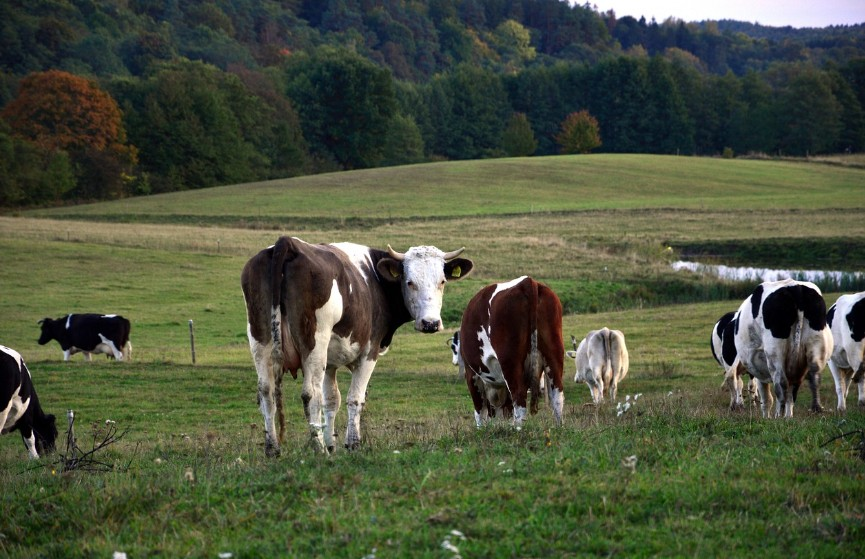
#> input picture Recursos/Prueba1.jpg, 865 x 559 px, found by its file name
$ python Compresion_imagen.py
#> lines starting #> are read from the running program, lines starting #| are printed output that depends on the picture
import numpy as np
import cv2
from PIL import Image

def calcular_coeficientes_dct(N, M):
    """Calcula coeficientes α y β para DCT-2D"""
    beta = np.zeros(M)
    beta[0] = np.sqrt(1.0 / M)
    for l in range(1, M):
        beta[l] = np.sqrt(2.0 / M)

    alfa = np.zeros(N)
    alfa[0] = np.sqrt(1.0 / N)
    for k in range(1, N):
        alfa[k] = np.sqrt(2.0 / N)

    return alfa, beta


def dct_2d_manual(bloque):
    """DCT 2D optimizada con operaciones vectorizadas de NumPy"""
    N, M = bloque.shape
    alfa, beta = calcular_coeficientes_dct(N, M)

    # Precalcular matrices de coseno usando broadcasting
    k = np.arange(N)[:, np.newaxis]
    n = np.arange(N)
    cos_matrix_n = np.cos((2 * n + 1) * np.pi * k / (2 * N))

    l = np.arange(M)[:, np.newaxis]
    m = np.arange(M)
    cos_matrix_m = np.cos((2 * m + 1) * np.pi * l / (2 * M))

    # Calcular DCT usando multiplicación de matrices
    # X[k,l] = alfa[k] * beta[l] * sum(bloque[n,m] * cos_n[k,n] * cos_m[l,m])
    # Reorganizamos: X = alfa * (cos_n @ bloque @ cos_m.T) * beta
    X = cos_matrix_n @ bloque @ cos_matrix_m.T
    X = X * alfa[:, np.newaxis] * beta

    return X


def idct_2d_manual(coeficientes):
    """IDCT 2D optimizada con operaciones vectorizadas de NumPy"""
    N, M = coeficientes.shape
    alfa, beta = calcular_coeficientes_dct(N, M)

    # Precalcular matrices de coseno usando broadcasting
    k = np.arange(N)[:, np.newaxis]
    n = np.arange(N)
    cos_matrix_n = np.cos((2 * n + 1) * np.pi * k / (2 * N))

    l = np.arange(M)[:, np.newaxis]
    m = np.arange(M)
    cos_matrix_m = np.cos((2 * m + 1) * np.pi * l / (2 * M))

    # Calcular IDCT usando multiplicación de matrices
    # x[n,m] = sum(alfa[k] * beta[l] * coef[k,l] * cos_n[k,n] * cos_m[l,m])
    # Reorganizamos: x = cos_n.T @ (alfa * coef * beta) @ cos_m
    coef_escalados = coeficientes * alfa[:, np.newaxis] * beta
    x = cos_matrix_n.T @ coef_escalados @ cos_matrix_m

    return x


def comprimir_imagen_dct(imagen, porcentaje_compresion, tamanio_bloque=8):
    """
    Comprime imagen usando DCT por bloques

    Args:
        imagen: numpy array o PIL Image
        porcentaje_compresion: % de coeficientes a ELIMINAR (0-100)
        tamanio_bloque: Tamaño de bloques (default 8x8)

    Returns:
        dict con 'original', 'comprimida', 'dct_coefs', 'metricas'
    """
    # Guardar imagen original para métricas
    if isinstance(imagen, Image.Image):
        imagen_original_uint8 = np.array(imagen.convert('RGB'))
        imagen = imagen_original_uint8.astype(np.float64)
    else:
        imagen_original_uint8 = imagen.astype(np.uint8)
        if imagen.dtype != np.float64:
            imagen = imagen.astype(np.float64)

    # Determinar si es escala de grises o RGB
    es_color = len(imagen.shape) == 3

    if es_color:
        # Imagen RGB
        h, w, c = imagen.shape
        forma_original = (h, w, c)
    else:
        # Imagen escala de grises
        h, w = imagen.shape
        c = 1
        forma_original = (h, w)

    # Padding para múltiplos del tamaño de bloque
    pad_h = (tamanio_bloque - (h % tamanio_bloque)) % tamanio_bloque
    pad_w = (tamanio_bloque - (w % tamanio_bloque)) % tamanio_bloque

    if pad_h > 0 or pad_w > 0:
        if es_color:
            imagen = np.pad(imagen, ((0, pad_h), (0, pad_w), (0, 0)), mode='edge')
        else:
            imagen = np.pad(imagen, ((0, pad_h), (0, pad_w)), mode='edge')

    if es_color:
        h_pad, w_pad, _ = imagen.shape
    else:
        h_pad, w_pad = imagen.shape

    num_bloques_h = h_pad // tamanio_bloque
    num_bloques_w = w_pad // tamanio_bloque
    total_bloques = num_bloques_h * num_bloques_w

    if es_color:
        total_bloques_procesados = total_bloques * 3
        print(f"  Procesando imagen RGB: {total_bloques} bloques x 3 canales = {total_bloques_procesados} bloques de {tamanio_bloque}x{tamanio_bloque}...")
    else:
        print(f"  Procesando {total_bloques} bloques de {tamanio_bloque}x{tamanio_bloque}...")

    # Aplicar DCT a cada bloque (por canal si es RGB)
    dct_coefs = np.zeros_like(imagen, dtype=np.float64)
    bloque_actual = 0

    if es_color:
        # Procesar cada canal RGB por separado
        for canal in range(3):
            for i in range(0, h_pad, tamanio_bloque):
                for j in range(0, w_pad, tamanio_bloque):
                    bloque = imagen[i:i+tamanio_bloque, j:j+tamanio_bloque, canal]
                    dct_bloque = dct_2d_manual(bloque)
                    dct_coefs[i:i+tamanio_bloque, j:j+tamanio_bloque, canal] = dct_bloque

                    bloque_actual += 1
                    if bloque_actual % 200 == 0 or bloque_actual == total_bloques_procesados:
                        porcentaje_progreso = (bloque_actual / total_bloques_procesados) * 100
                        print(f"    DCT: {bloque_actual}/{total_bloques_procesados} bloques ({porcentaje_progreso:.1f}%)")
    else:
        # Procesar escala de grises
        for i in range(0, h_pad, tamanio_bloque):
            for j in range(0, w_pad, tamanio_bloque):
                bloque = imagen[i:i+tamanio_bloque, j:j+tamanio_bloque]
                dct_bloque = dct_2d_manual(bloque)
                dct_coefs[i:i+tamanio_bloque, j:j+tamanio_bloque] = dct_bloque

                bloque_actual += 1
                if bloque_actual % 100 == 0 or bloque_actual == total_bloques:
                    porcentaje_progreso = (bloque_actual / total_bloques) * 100
                    print(f"    DCT: {bloque_actual}/{total_bloques} bloques ({porcentaje_progreso:.1f}%)")

    # Eliminar coeficientes pequeños
    coefs_filtrados, num_eliminados = eliminar_coeficientes_pequenos(
        dct_coefs, porcentaje_compresion
    )

    # Reconstruir imagen
    print(f"  Reconstruyendo imagen...")
    imagen_rec = np.zeros_like(imagen, dtype=np.float64)
    bloque_actual = 0

    if es_color:
        # Reconstruir cada canal RGB
        for canal in range(3):
            for i in range(0, h_pad, tamanio_bloque):
                for j in range(0, w_pad, tamanio_bloque):
                    bloque_dct = coefs_filtrados[i:i+tamanio_bloque, j:j+tamanio_bloque, canal]
                    bloque_rec = idct_2d_manual(bloque_dct)
                    imagen_rec[i:i+tamanio_bloque, j:j+tamanio_bloque, canal] = bloque_rec

                    bloque_actual += 1
                    if bloque_actual % 200 == 0 or bloque_actual == total_bloques_procesados:
                        porcentaje_progreso = (bloque_actual / total_bloques_procesados) * 100
                        print(f"    IDCT: {bloque_actual}/{total_bloques_procesados} bloques ({porcentaje_progreso:.1f}%)")

        # Recortar padding
        imagen_rec = imagen_rec[:forma_original[0], :forma_original[1], :]
    else:
        # Reconstruir escala de grises
        for i in range(0, h_pad, tamanio_bloque):
            for j in range(0, w_pad, tamanio_bloque):
                bloque_dct = coefs_filtrados[i:i+tamanio_bloque, j:j+tamanio_bloque]
                bloque_rec = idct_2d_manual(bloque_dct)
                imagen_rec[i:i+tamanio_bloque, j:j+tamanio_bloque] = bloque_rec

                bloque_actual += 1
                if bloque_actual % 100 == 0 or bloque_actual == total_bloques:
                    porcentaje_progreso = (bloque_actual / total_bloques) * 100
                    print(f"    IDCT: {bloque_actual}/{total_bloques} bloques ({porcentaje_progreso:.1f}%)")

        # Recortar padding
        imagen_rec = imagen_rec[:forma_original[0], :forma_original[1]]

    imagen_rec = np.clip(imagen_rec, 0, 255).astype(np.uint8)

    # Calcular métricas usando imagen original guardada
    total_coefs = coefs_filtrados.size
    metricas = calcular_metricas(forma_original, imagen_rec, num_eliminados, total_coefs, imagen_original_uint8)

    return {
        'original': forma_original,
        'comprimida': imagen_rec,
        'dct_coefs': coefs_filtrados,
        'num_eliminados': num_eliminados,
        'metricas': metricas,
        'porcentaje': porcentaje_compresion
    }


def eliminar_coeficientes_pequenos(dct_coefs, porcentaje):
    """Pone a cero los coeficientes más pequeños"""
    coefs_planos = dct_coefs.flatten()
    total_coefs = len(coefs_planos)

    num_eliminar = int((porcentaje / 100.0) * total_coefs)

    if num_eliminar < 1:
        return dct_coefs.copy(), 0

    # Ordenar por magnitud absoluta
    indices_ordenados = np.argsort(np.abs(coefs_planos))

    # Copiar y poner ceros
    coefs_filtrados = coefs_planos.copy()
    coefs_filtrados[indices_ordenados[:num_eliminar]] = 0

    coefs_filtrados = coefs_filtrados.reshape(dct_coefs.shape)

    return coefs_filtrados, num_eliminar


def calcular_metricas(forma_original, imagen_comprimida, num_coefs_eliminados, total_coefs, imagen_original=None):
    """Calcula MSE, PSNR y tasa de compresión"""
    # Si no se proporciona imagen original, crear una de referencia
    if imagen_original is None:
        imagen_original = np.zeros(forma_original, dtype=np.uint8)

    mse = np.mean((imagen_original.astype(float) - imagen_comprimida.astype(float)) ** 2)

    if mse == 0:
        psnr = float('inf')
    else:
        psnr = 10 * np.log10(255**2 / mse)

    tasa_compresion = (num_coefs_eliminados / total_coefs) * 100
    coefs_mantenidos = total_coefs - num_coefs_eliminados

    return {
        'mse': mse,
        'psnr': psnr,
        'tasa_compresion': tasa_compresion,
        'coefs_eliminados': num_coefs_eliminados,
        'coefs_mantenidos': coefs_mantenidos,
        'total_coefs': total_coefs
    }


def aplicar_compresion(imagen_pil, porcentaje_eliminacion):
    """
    Función wrapper para Streamlit

    Args:
        imagen_pil: PIL Image
        porcentaje_eliminacion: % de coeficientes a eliminar

    Returns:
        PIL Image comprimida
    """
    resultado = comprimir_imagen_dct(imagen_pil, porcentaje_eliminacion)
    return Image.fromarray(resultado['comprimida'])


if __name__ == "__main__":
    import sys

    ruta = sys.argv[1] if len(sys.argv) > 1 else "Recursos/Prueba1.jpg"

    img = Image.open(ruta)
#> img is the input picture: PIL image 865x559 RGB; mean R, G, B 76.3, 83.4, 61.5
    print(f"Comprimiendo: {ruta}")

    for p in [0.5, 1.0, 2.0]:
        print(f"\n--- Compresión {p}% ---")
        resultado = comprimir_imagen_dct(img, p)
        print(f"PSNR: {resultado['metricas']['psnr']:.2f} dB")
        print(f"MSE: {resultado['metricas']['mse']:.2f}")
#> this loop made 3 passes
#> pass 1, in comprimir_imagen_dct, `imagen = np.pad(imagen, ((0, pad_h), (0, pad_w), (0, 0)), mode='edge')`:
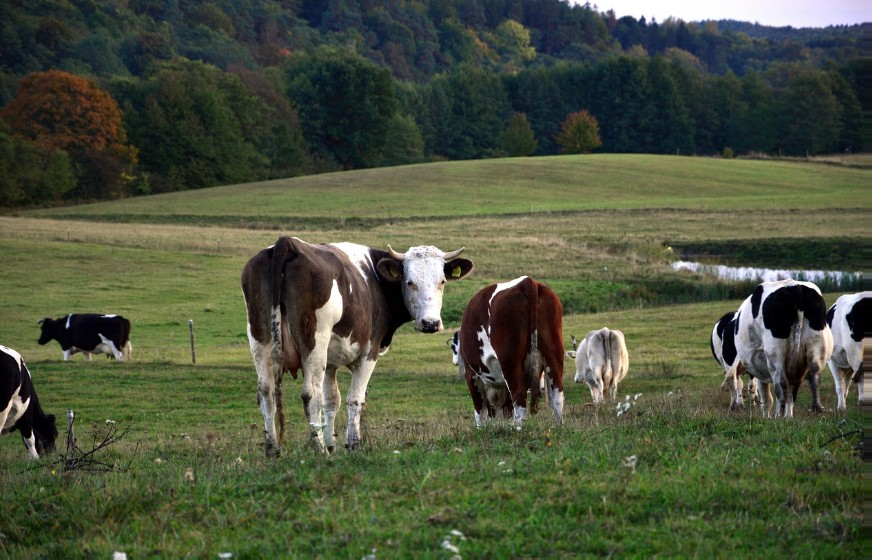
#> imagen: shape (560, 872, 3) float64; mean R, G, B 76.1, 83.2, 61.4
